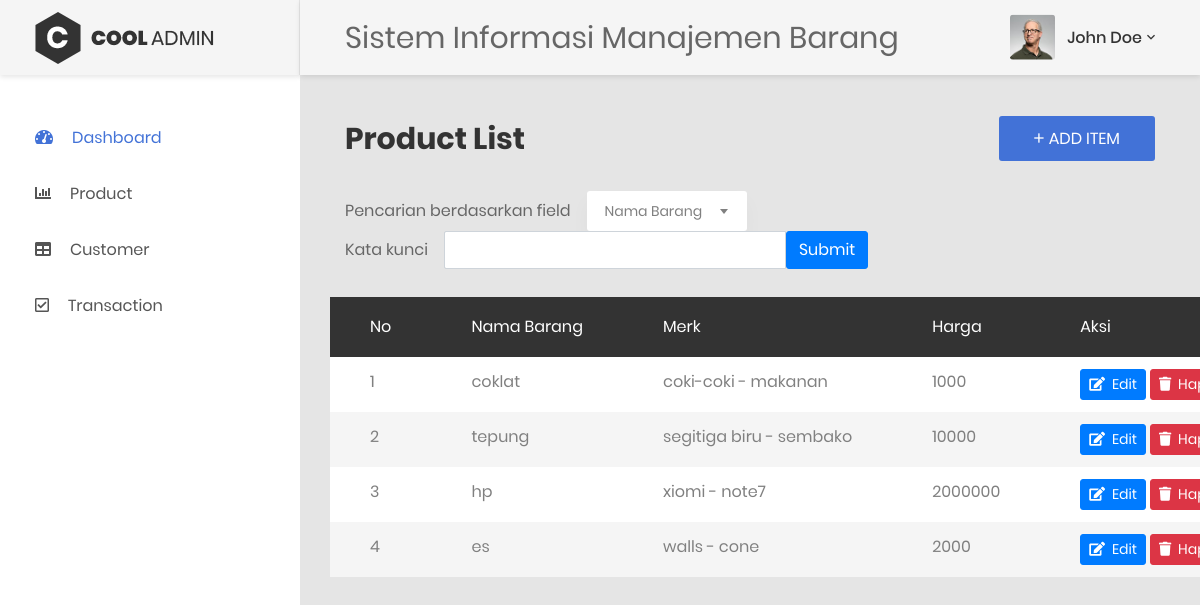
Before: /?page=product with the older database file.
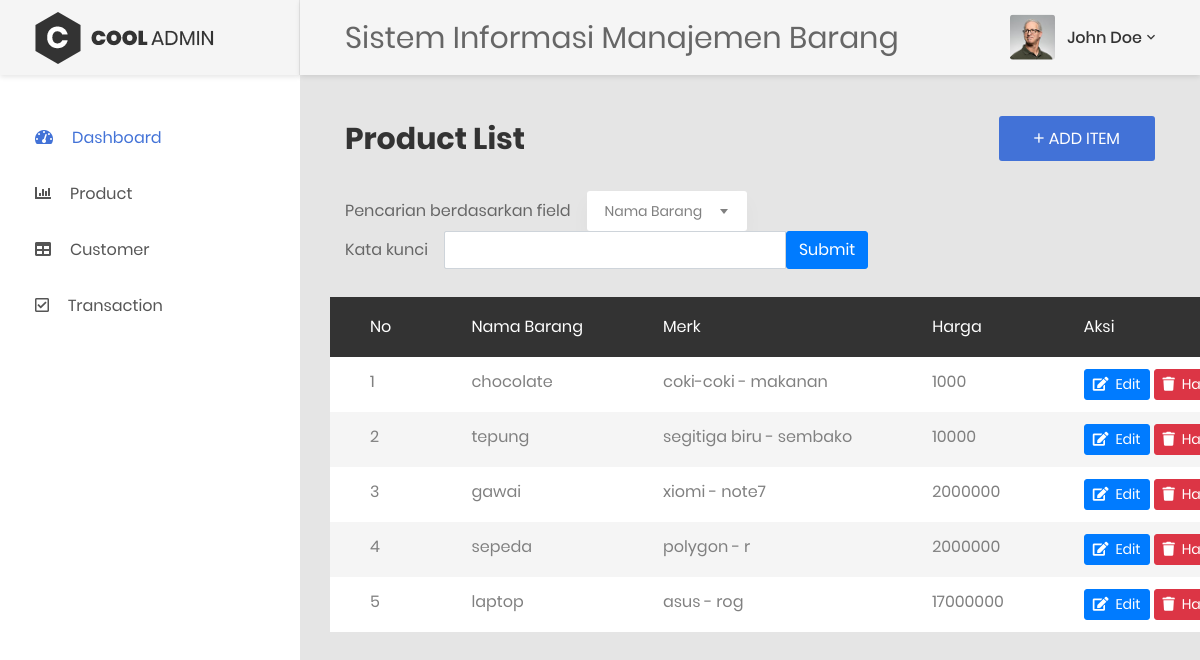
After: the same page with the newer database file.
### tables this page shows
CREATE TABLE `barang` (
  `kd_brg` int(11) NOT NULL,
  `nm_brg` varchar(30) NOT NULL,
  `merk` varchar(20) NOT NULL,
  `type` varchar(20) NOT NULL,
  `harga` varchar(15) NOT NULL,
  `stok` varchar(10) NOT NULL
);

### model/m_product.php (called while the page is built, shortened)
<?php
class Product {
    private $mysqli;
    function __construct($conn){
        $this->mysqli = $conn;
    }
    public function tampil($id = null){
        $db = $this->mysqli->conn;
        $sql = "SELECT * FROM barang";
        $query = $db->query($sql) or die ($db->error);
        return $query;
    }
}
?>

### view/product.php (the view, shortened to what this page needs)
<?php
include "model/m_product.php";
$pdc = new Product($connection);
if (@$_GET['act'] == '') {
?>
    <div class="main-content">
        <div class="section__content section__content--p30">
            <div class="container-fluid">
                <div class="row">
                    <div class="col-md-12">
                        <div class="overview-wrap">
                            <h2 class="title-7">Product List</h2>
                            <button class="au-btn au-btn-icon au-btn--blue" data-toggle="modal" data-target="#tambahProduct">
                                <i class="zmdi zmdi-plus"></i>add item
                            </button>
                        </div>
                    </div>
                </div>
                <div class="row m-t-30">
                    <div class="col-md-12">
                        <div class="table-data__tool">
                            <div class="table-data__tool-left">
                                <div class="rs-select2--light">
                                    <p>Pencarian berdasarkan field</p>
                                </div>
                                <div class="rs-select2--light rs-select2--md">
                                </div>
                                <div class="table-data__tool-left">
                                    <div class="rs-select2--light">
                                        <p>Kata kunci</p>
                                    </div>
                                    <div class="rs-select2--light">
                                        <div class="input-group">
                                            <input type="email" id="input2-group2" name="input2-group2" class="form-control">
                                            <div class="input-group-btn">
                                                <button class="btn btn-primary">Submit</button>
                                            </div>
                                        </div>
                                    </div>
                                </div>
                            </div>
                        </div>
                    </div>
                    <table class="table table-borderless table-striped table-earning">
                        <thead>
                            <tr>
                                <th>No</th>
                                <th>Nama Barang</th>
                                <th>Merk</th>
                                <th>Harga</th>
                                <th>Aksi</th>
                            </tr>
                        </thead>
                        <tbody>
                            <?php
                            $no = 1;
                            $tampil = $pdc->tampil();
                            while ($data = $tampil->fetch_array()) {
                            ?>
                                <tr>
                                    <td><?php echo $no++; ?></td>
                                    <td><?php echo $data['nm_brg']; ?></td>
                                    <td><?php echo $data['merk'] . " - " . $data['type']; ?></td>
                                    <td><?php echo $data['harga']; ?></td>
                                    <td>
                                        <button type="button" class="btn btn-primary btn-sm" id="edit_pdc" data-toggle="modal" data-target="#editProduct" data-kd="<?php echo $data->kd_brg; ?>" data-nama="<?php echo $data->nm_brg; ?>" data-merk="<?php echo $data->merk; ?>" data-type="<?php echo $data->type; ?>" data-harga="<?php echo $data->harga; ?>" data-stok="<?php echo $data->stok; ?>">
                                            <i class="fa fa-edit"></i>&nbsp; Edit</button>
                                        <a href="?page=product&act=del&id=<?php echo $data->kd_brg; ?>">
                                            <button type="button" class="btn btn-danger btn-sm" onclick="return confirm('Yakin akan menghapus data ini?')">
                                                <i class="fa fa-trash"></i>&nbsp; Hapus</button>
                                        </a>
                                    </td>
                                </tr>
                            <?php
                            } ?>
                        </tbody>
                    </table>
                </div>
            </div>
        </div>
    </div>
<?php
} else if (@$_GET['act'] == 'del') {
    $pdc->hapus($_GET['id']);
    header("location: ?page=product");
}
?>

### index.php (shortened to what this page needs)
<?php
require_once('config/config.php');
$connection = new Database($host, $user, $pass, $database);
?>
<!DOCTYPE html>
<html lang="en">
<head>
    <link href="assets/css/font-face.css" rel="stylesheet" media="all">
    <link href="assets/vendor/font-awesome-4.7/css/font-awesome.min.css" rel="stylesheet" media="all">
    <link href="assets/vendor/font-awesome-5/css/fontawesome-all.min.css" rel="stylesheet" media="all">
    <link href="assets/vendor/mdi-font/css/material-design-iconic-font.min.css" rel="stylesheet" media="all">
    <link href="assets/vendor/bootstrap-4.1/bootstrap.min.css" rel="stylesheet" media="all">
    <link href="assets/vendor/animsition/animsition.min.css" rel="stylesheet" media="all">
    <link href="assets/vendor/bootstrap-progressbar/bootstrap-progressbar-3.3.4.min.css" rel="stylesheet" media="all">
    <link href="assets/vendor/wow/animate.css" rel="stylesheet" media="all">
    <link href="assets/vendor/css-hamburgers/hamburgers.min.css" rel="stylesheet" media="all">
    <link href="assets/vendor/slick/slick.css" rel="stylesheet" media="all">
    <link href="assets/vendor/select2/select2.min.css" rel="stylesheet" media="all">
    <link href="assets/vendor/perfect-scrollbar/perfect-scrollbar.css" rel="stylesheet" media="all">
    <link href="assets/css/theme.css" rel="stylesheet" media="all">
</head>
<body class="animsition">
    <div class="page-wrapper">
        <aside class="menu-sidebar d-none d-lg-block">
            <div class="logo">
                <a href="#">
                    <img src="assets/images/icon/logo.png" alt="Cool Admin" />
                </a>
            </div>
            <div class="menu-sidebar__content js-scrollbar1">
                <nav class="navbar-sidebar">
                    <ul class="list-unstyled navbar__list">
                        <li class="active has-sub">
                            <a class="js-arrow" href="?page=dashboard">
                                <i class="fas fa-tachometer-alt"></i>Dashboard</a>
                        </li>
                        <li>
                            <a href="?page=product">
                                <i class="fas fa-chart-bar"></i>Product</a>
                        </li>
                        <li>
                            <a href="?page=customer">
                                <i class="fas fa-table"></i>Customer</a>
                        </li>
                        <li>
                            <a href="?page=transaction">
                                <i class="far fa-check-square"></i>Transaction</a>
                        </li>
                    </ul>
                </nav>
            </div>
        </aside>
        <div class="page-container">
            <header class="header-desktop">
                <div class="section__content section__content--p30">
                    <div class="container-fluid">
                        <div class="header-wrap">
                            <p class="title-1">Sistem Informasi Manajemen Barang</p>
                            <div class="header-button">
                                <div class="account-wrap">
                                    <div class="account-item clearfix js-item-menu">
                                        <div class="image">
                                            <img src="assets/images/icon/avatar-01.jpg" alt="John Doe" />
                                        </div>
                                        <div class="content">
                                            <a class="js-acc-btn" href="#">john doe</a>
                                        </div>
                                    </div>
                                </div>
                            </div>
                        </div>
                    </div>
                </div>
            </header>
            <?php
            if (@$_GET['page'] == 'dashboard' || @$_GET['page'] == '') {
                include "view/dashboard.php";
            } else if (@$_GET['page'] == 'product') {
                include "view/product.php";
            } else if (@$_GET['page'] == 'customer') {
                include "view/customer.php";
            } else if (@$_GET['page'] == 'transaction') {
                include "view/transaction.php";
            }
            ?>
        </div>
    </div>
</body>
</html>

Changed rows visible on the page:
removed barang: nm_brg "es", merk "walls", type "cone", harga "2000"
changed barang "coki-coki": nm_brg "coklat" → "chocolate"
changed barang "xiomi": nm_brg "hp" → "gawai"
added barang: nm_brg "sepeda", merk "polygon", type "r", harga "2000000"
added barang: nm_brg "laptop", merk "asus", type "rog", harga "17000000"
